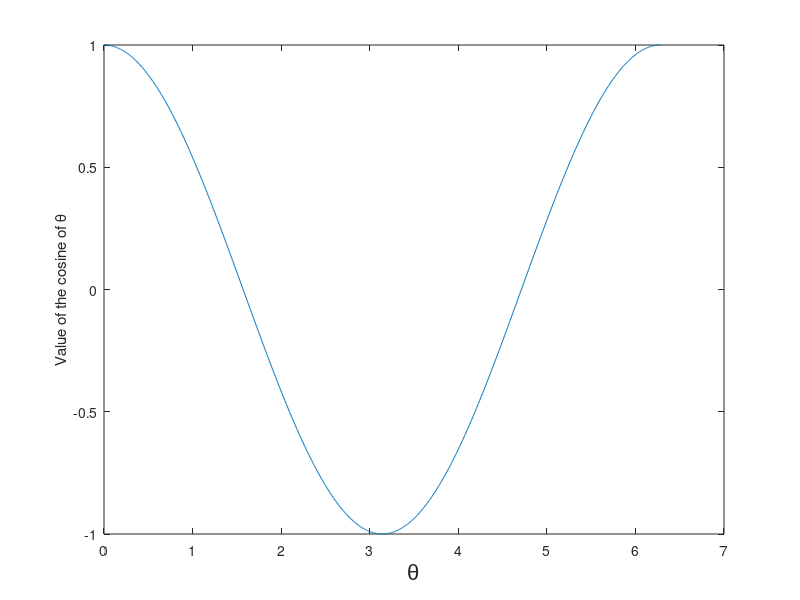

Write MATLAB code to recreate this figure.
close all,clear all

theta = 0:2*pi/1000:2*pi;
a = cos(theta)

plot(theta,a)
xlabel('\theta','FontName','Arial','FontSize',16)
ylabel('Value of the cosine of \theta')
